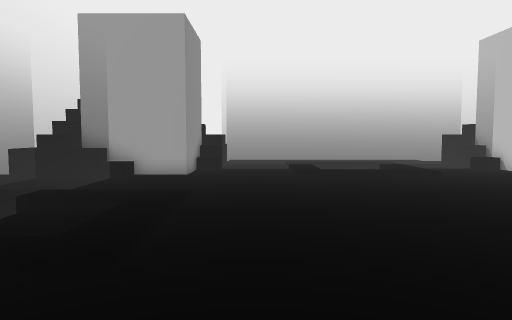
[1] (above)

16 first-person views from a walk through a 3-D level made in the Unity game engine. The camera is 1.5 m above the floor, tilts 4° down and sees 70° across. The floor is counted in squares, 1 m on a side. Each view is taken from the middle of a square. On the plan, view 1 faces up. The plan holds only what a view shows up to about 16 squares ahead; the rest is blank. The player character is not drawn.

[2]
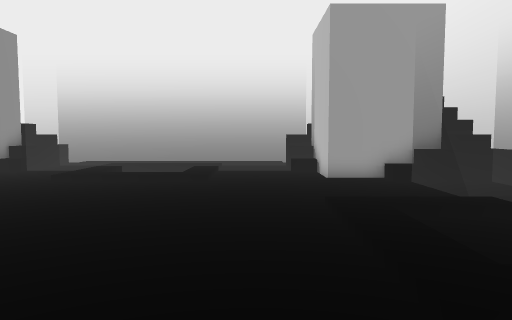

[3]
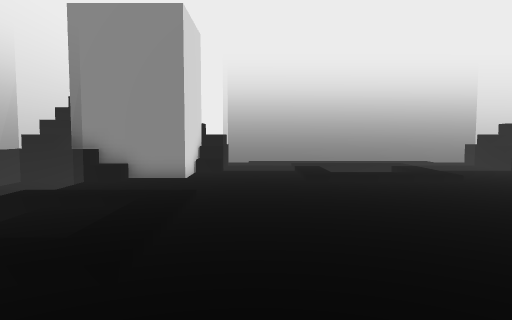

[4]
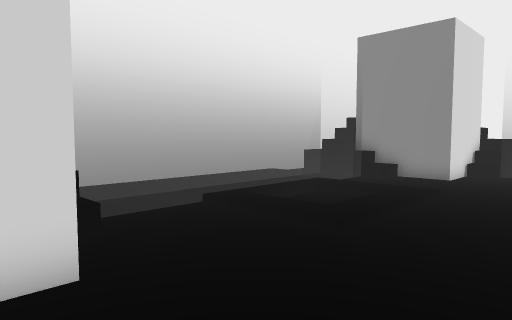

[5]
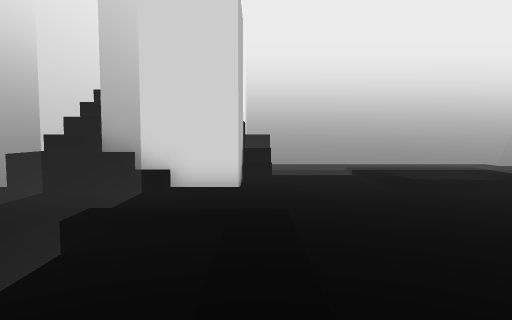

[6]
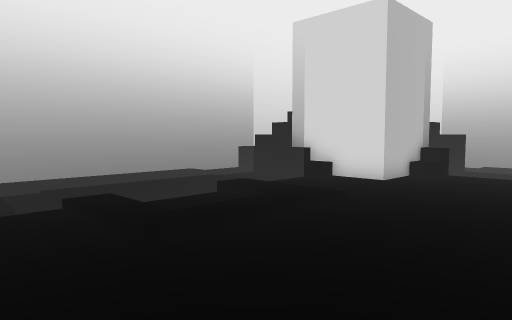

[7]
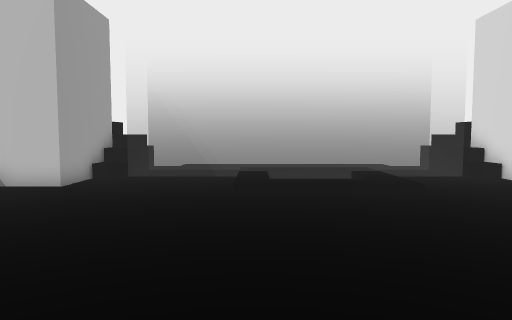

[8]
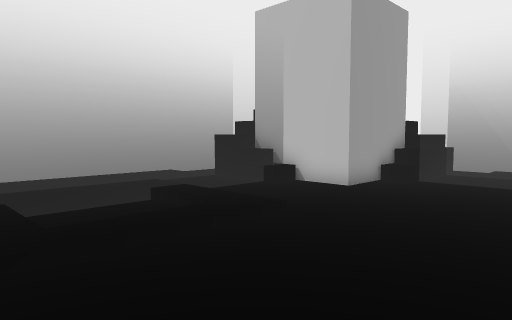

[9]
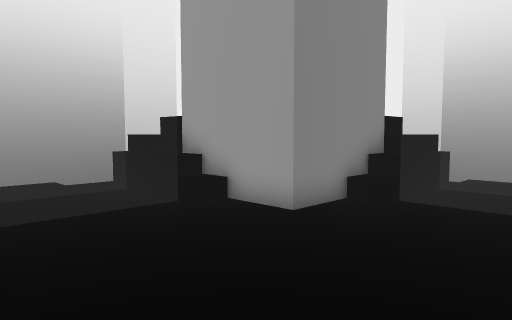

[10]
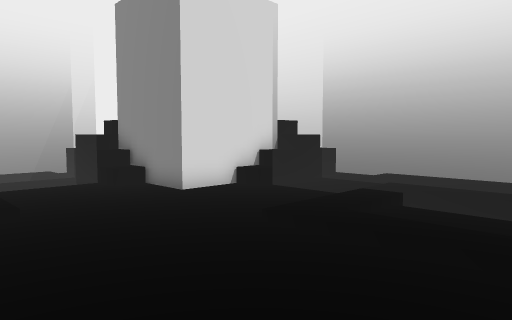

[11]
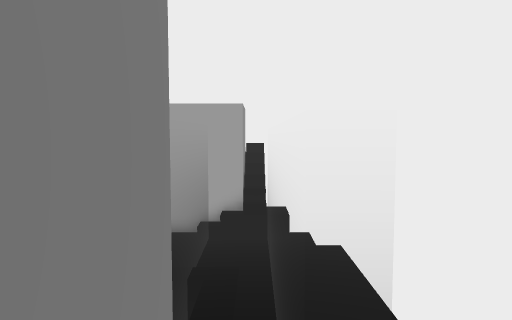

[12]
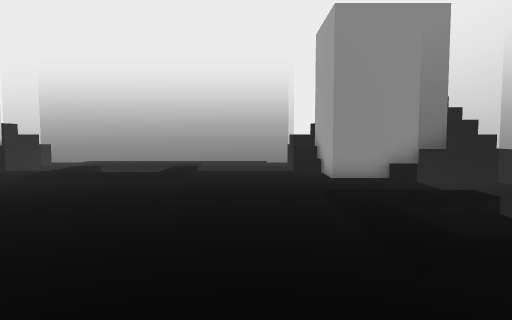

[13]
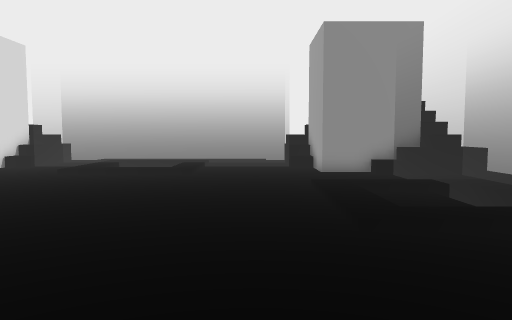

[14]
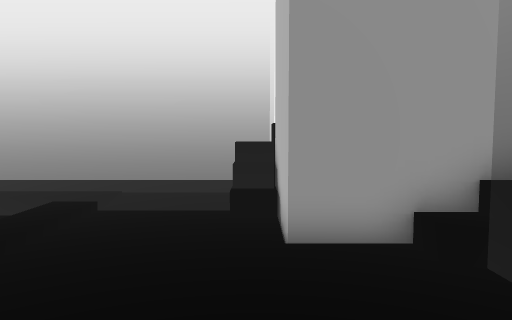

[15]
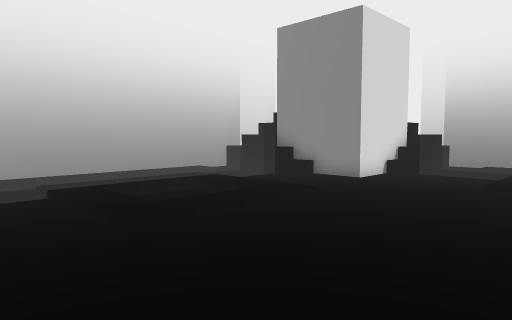

[16]
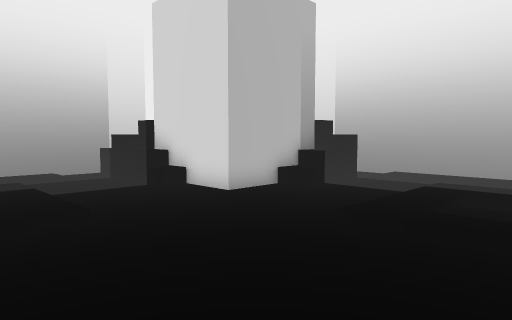

### Floor plan
Key: @ floor where view 1 was taken; # wall or solid block; . main floor; : floor 0.25 m higher than the main floor; + floor 1 m higher than the main floor; * floor 1.5 m higher than the main floor; / step, stairs or slope; = window, fence, low wall or low ledge; v drop or lower ground; O other object.
Columns run from 9 left of view 1 to 17 right of it. Each row starts with its distance up from view 1.
 20        vvv vvvvvvvvv
 19        +==  ========v
 18       /*##       ##*/
 17       #/v..:::::...+#
 16       #/============v
 15       #....:...:....#
 14   /####....:...:....####/
 13 v+*//......:::::......//*+v
 12 v= /=.................=/v=v
 11 v= .=.................=.=vv
 10 v= .=.................=.=vv
  9    .=.................=.=vv
  8    :=:::...........:::=:=vv
  7    :=..:...........:..=:=vv
  6 v= :=..:...........:..=:=vv
  5 v= :=..:...........:..=:=vv
  4 v= :=:::...........:::=:=vv
  3 v= .=.................=.=vv
  2 v=#.=.................=.=vv
  1 v=#/=.................=/.=v
  0 v  //....@.:::::......//*+v
 -1    ####....:...:....####/
 -2       #....:...:....#  #/
 -3       #/...:===:...O#   /
 -4       #/============#
 -5       /*vvv    vvvv
 -6        +=vvvvvvvvvv=
 -7        vvvvvvvvvvvvv

Positions as (right, up) in squares from view 1, and headings:
1: (0, 0), facing up
2: (8, 1), facing up
3: (10, 2), facing left
4: (12, 4), facing down-left
5: (10, 10), facing down
6: (5, 11), facing down-right
7: (0, 8), facing right
8: (1, 8), facing up-right
9: (2, 8), facing up-left
10: (3, 8), facing down-left
11: (15, -3), facing up
12: (10, 11), facing left
13: (12, 11), facing left
14: (10, 8), facing up
15: (9, 6), facing down-left
16: (3, 6), facing down-right
